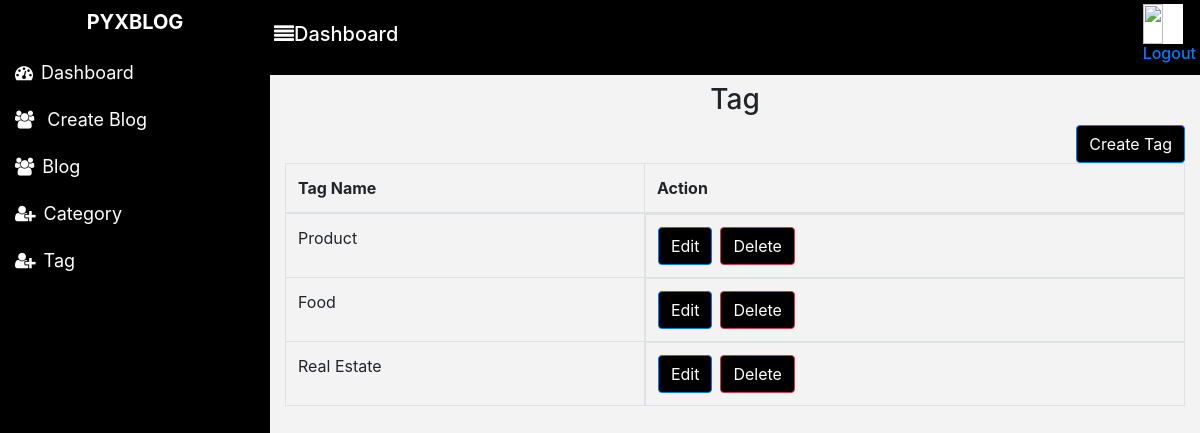
Page /blogdash/tag.php (signed in) on the committed database.
### tables this page shows
CREATE TABLE `tag` (
  `tag_id` bigint(20) NOT NULL,
  `tag_name` varchar(255) NOT NULL
);

### blogdash/tag.php (the view, shortened to what this page needs)
<?php
include("../dashboard/connection.php");
if(isset($_SESSION['login_admin'])){
?>
<!DOCTYPE html>
<html>
<head>
     <link rel="stylesheet" href="https://maxcdn.bootstrapcdn.com/bootstrap/4.0.0/css/bootstrap.min.css">
    <link rel="stylesheet" href="https://cdnjs.cloudflare.com/ajax/libs/font-awesome/4.7.0/css/font-awesome.min.css">
</head>
<body>
    <?php
    include("sidebar.php");
    ?>
  <div class="content">
    <div class="topbar shadow p-1 mb-2 ">
      <div><h5><span class="fa fa-align-justify" aria-hidden="true"></span>Dashboard</h5></div>
      <div class="user-wrapper">
        <img class="logoimg" src="images/headerlogo.png" width="40px" height="40px">
        <div>
          <h6><a href="logout.php">Logout</a></h6>
        </div>
      </div>
    </div>
    <div class="main container">
      <div class="text-center"><h3>Tag</h3></div>
      <div style="text-align: right;">
            <button type="button" class="btn btn-primary btn1"  data-toggle="modal" data-target="#exampleModal">
              Create Tag
            </button>
          </div>
      <div class="table-responsive">
          <table class="table table-bordered">
            <thead>
              <tr>
                <th scope="col">Tag Name</th>
                <th scope="col">Action</th>
              </tr>
            </thead>
            <tbody>
              <?php
              $sql="select *from tag ORDER BY tag_id DESC";
              $result=mysqli_query($conn,$sql);
               while($row=mysqli_fetch_assoc($result)){
                ?>
              <tr>
                <td><?php echo $row['tag_name']; ?></td>
                <td class="d-flex"><a href="javascript:;" data-toggle="modal" data-target="#exampleModal<?php echo $row['tag_id']; ?>" class="btn btn-primary btn1">Edit</a><a href="tag.php?tagdel=<?php echo $row['tag_id'];?>" class="btn btn-danger btn1 ml-2">Delete</a></td>
              </tr>
            <?php } ?>
            </tbody>
          </table>
      </div>
   </div>
</body>
</html>
<?php }
else{
  header("location: ../login.php");
}?>

### blogdash/tag.php (style rules this page uses)
* { margin: 0; padding: 0; box-sizing: border-box; }
.content { margin-left:270px; background: #f3f3f3; height: 100vh; }
.topbar { display: flex; justify-content: space-between; align-items: center; background: #000000; color: white; }
.logoimg { vertical-align: middle; border-style: none; background-color: white; width: auto; }
.btn1 { background-color: black; color: white; }

### rows in the picture
tag: tag_name "Product"
tag: tag_name "Food"
tag: tag_name "Real Estate"
